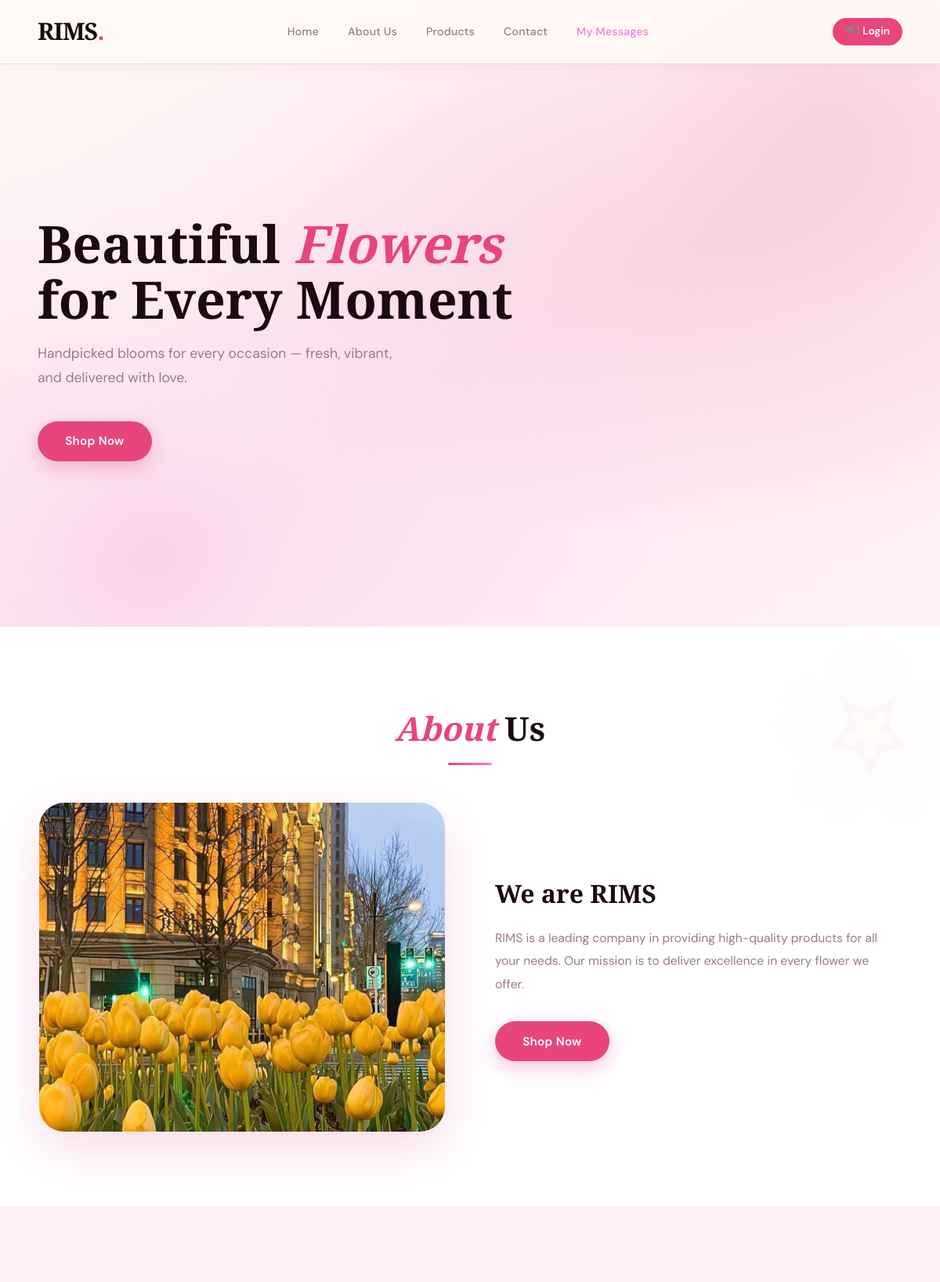
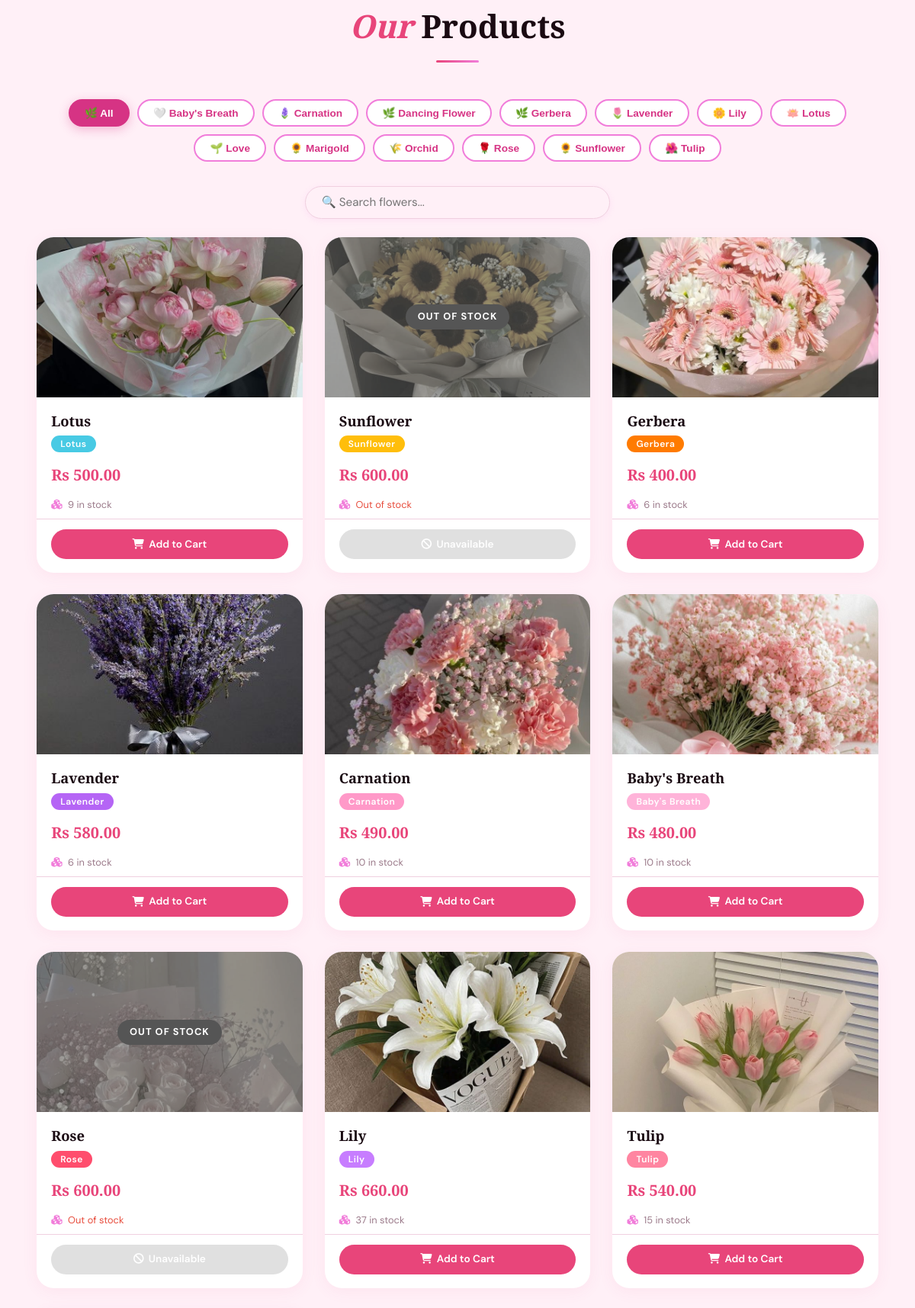
The page / (upper part) on the database its author committed (2 pictures, top to bottom).
### tables this page shows
CREATE TABLE `categories` (
  `id` int(11) NOT NULL,
  `name` varchar(100) NOT NULL,
  `created_at` timestamp NOT NULL DEFAULT current_timestamp(),
  `icon` varchar(10) DEFAULT '?'
);

CREATE TABLE `products` (
  `id` int(11) NOT NULL,
  `name` varchar(100) NOT NULL,
  `price` decimal(10,2) NOT NULL,
  `quantity` int(11) NOT NULL,
  `image` varchar(255) DEFAULT NULL,
  `category_id` int(11) DEFAULT NULL
);

### index.php (the view, shortened to what this page needs)
<?php
include 'db.php';
$isLoggedIn = isset($_SESSION['isClientLoggedIn']) && $_SESSION['isClientLoggedIn'] === true;
$query = "SELECT p.*, c.name as category_name, c.icon as category_icon FROM products p LEFT JOIN categories c ON c.id = p.category_id WHERE 1";
$stmt = $conn->prepare($query);
$stmt->execute();
$result = $stmt->get_result();
$allProducts = $result->fetch_all(MYSQLI_ASSOC);
$categories = $conn->query("SELECT name, icon FROM categories ORDER BY name ASC")->fetch_all(MYSQLI_ASSOC);
?>
<!DOCTYPE html>
<html lang="en">
<head>
  <link rel="stylesheet" href="https://cdnjs.cloudflare.com/ajax/libs/font-awesome/6.5.0/css/all.min.css">
  <link rel="stylesheet" href="css/homepage.css">
</head>
<body>
<header>
  <a href="#" class="logo">RIMS<span>.</span></a>
  <nav class="navbar">
    <a href="#home">Home</a>
    <a href="#about">About Us</a>
    <a href="#products">Products</a>
    <a href="#contact">Contact</a>
    <a href="my_messages.php" style="color:#f17dda;">My Messages</a>
  </nav>
  <div class="icons">
    <?php if($isLoggedIn): ?>
      <a href="orders.php" title="My Orders" style="color:var(--muted); font-size:1.1rem;"><i class="fas fa-history"></i></a>
      <a href="purchase.php" title="Cart" style="color:var(--muted); font-size:1.1rem;"><i class="fas fa-shopping-cart"></i></a>
      <a href="logout.php" title="Logout" style="
        background:var(--pink);
        color:#fff;
        padding:0.4rem 1rem;
        border-radius:20px;
        font-size:0.85rem;
        font-weight:600;
        text-decoration:none;
        transition: background 0.2s;
      " onmouseover="this.style.background='var(--rose)'" onmouseout="this.style.background='var(--pink)'">
        <i class="fas fa-sign-out-alt" style="margin-right:0.3rem;"></i>Logout
      </a>
    <?php else: ?>
      <a href="login.php" title="Login" style="
        background:var(--pink);
        color:#fff;
        padding:0.4rem 1rem;
        border-radius:20px;
        font-size:0.85rem;
        font-weight:600;
        text-decoration:none;
        transition: background 0.2s;
      " onmouseover="this.style.background='var(--rose)'" onmouseout="this.style.background='var(--pink)'">
        <i class="fas fa-sign-in-alt" style="margin-right:0.3rem;"></i>Login
      </a>
    <?php endif; ?>
  </div>
</header>
<section class="home" id="home">
  <div class="content">
    <h3>Beautiful <em>Flowers</em><br>for Every Moment</h3>
    <span>Handpicked blooms for every occasion — fresh, vibrant, and delivered with love.</span>
    <a href="#products" class="btn">Shop Now</a>
  </div>
</section>
<section class="about" id="about">
  <h1 class="heading"><span>About</span> Us</h1>
  <div class="row">
    <div class="image">
      <img src="images/About (2).jpg" alt="">
    </div>
    <div class="content">
      <h3>We are RIMS</h3>
      <p>RIMS is a leading company in providing high-quality products for all your needs. Our mission is to deliver excellence in every flower we offer.</p>
      <a href="#products" class="btn">Shop Now</a>
    </div>
  </div>
</section>
<section class="products" id="products">
  <h1 class="heading"><span>Our</span> Products</h1>
  <div class="category-filters" id="categoryFilters">
    <button class="cat-btn active" onclick="filterByCategory('all', this)">
      🌿 All
    </button>
    <?php foreach ($categories as $cat): ?>
    <button class="cat-btn" onclick="filterByCategory(this.dataset.cat, this)" data-cat="<?= htmlspecialchars($cat['name'], ENT_QUOTES) ?>">
      <?= !empty($cat['icon']) ? $cat['icon'] : '🌿' ?> <?= htmlspecialchars($cat['name']) ?>
    </button>
    <?php endforeach; ?>
  </div>
  <div style="text-align:center; margin: 1rem 0 1.5rem;">
    <input
      type="text"
      id="searchInput"
      placeholder="🔍 Search flowers..."
      oninput="applyFilters()"
      style="
        width: min(400px, 90%);
        padding: 0.65rem 1.3rem;
        border: 1.5px solid #f0d0e0;
        border-radius: 25px;
        font-size: 0.95rem;
        outline: none;
        font-family: inherit;
        color: #333;
        box-shadow: 0 2px 8px rgba(241,125,218,0.12);
      "
    >
  </div>
  <div class="box-container" id="productGrid">
  <?php foreach ($allProducts as $row): ?>
  <?php include "./product.php"; ?>
  <?php endforeach; ?>
  </div>
</section>
</body>
</html>

### product.php (shortened to what this page needs)
<?php
$categoryColors = [
    "Rose"      => "#ff4d6d",
    "Lily"      => "#c77dff",
    "Tulip"     => "#ff85a1",
    "Orchid"    => "#9d4edd",
    "Sunflower" => "#ffbe0b",
    "Lavender"  => "#b565f5",
    "Gerbera"   => "#ff7b00",
    "Carnation" => "#ff99c8",
    "Lotus"     => "#48cae4",
    "Baby"      => "#adb5bd",
];
$catName     = $row['category_name'] ?? $row['category'] ?? 'Unknown';
$badgeColor  = $categoryColors[$catName] ?? "#ffb3d9";
$outOfStock  = ($row['quantity'] <= 0);
?>
<div class="box" data-category="<?= htmlspecialchars($catName) ?>">
    <div style="position:relative; overflow:hidden;">
        <img src="uploads/<?= htmlspecialchars($row['image']) ?>"
             alt="<?= htmlspecialchars($row['name']) ?>"
             style="<?= $outOfStock ? 'filter:grayscale(60%) opacity(0.7);' : '' ?>">
        <?php if($outOfStock): ?>
        <span style="
            position:absolute; top:0; left:0; right:0; bottom:0;
            background:rgba(0,0,0,0.35);
            display:flex; align-items:center; justify-content:center;
        ">
            <span style="
                background:#555; color:#fff;
                font-size:0.8rem; font-weight:700;
                padding:6px 16px; border-radius:20px;
                letter-spacing:0.08em; text-transform:uppercase;
            ">Out of Stock</span>
        </span>
        <?php endif; ?>
    </div>
    <h3><?= htmlspecialchars($row['name']) ?></h3>
    <p style="padding: 0.2rem 1.2rem 0.4rem;">
        <span style="
            background: <?= $badgeColor ?>;
            color: white;
            padding: 3px 12px;
            border-radius: 20px;
            font-size: 0.75rem;
            font-weight: 600;
            letter-spacing: 0.04em;
        "><?= htmlspecialchars($row['category_name'] ?? '') ?></span>
    </p>
    <div class="price">Rs <?= number_format($row['price'], 2) ?></div>
    <p style="padding: 0 1.2rem 0.5rem; font-size:0.8rem; color:#9b7a8a;">
        <i class="fas fa-cubes" style="margin-right:4px; color:#f17dda;"></i>
        <?= $outOfStock ? '<span style="color:#e74c3c;">Out of stock</span>' : $row['quantity'] . ' in stock' ?>
    </p>
    <div class="icons">
        <?php if($outOfStock): ?>
        <a href="#" class="cart-btn" style="
            background:#ccc; cursor:not-allowed; pointer-events:none; opacity:0.6;
        ">
            <i class="fas fa-ban"></i> Unavailable
        </a>
        <?php else: ?>
        <a href="#" class="cart-btn"
           data-name="<?= htmlspecialchars($row['name']) ?>"
           data-price="<?= $row['price'] ?>"
           data-image="<?= htmlspecialchars($row['image']) ?>"
           data-stock="<?= intval($row['quantity']) ?>">
            <i class="fas fa-shopping-cart"></i> Add to Cart
        </a>
        <?php endif; ?>
    </div>
</div>

### index.php (style rules this page uses)
.category-filters { display: flex; flex-wrap: wrap; justify-content: center; gap: 10px; margin-bottom: 2rem; padding: 0 1rem; }
.cat-btn { padding: 0.5rem 1.2rem; border: 2px solid #f17dda; border-radius: 30px; background: white; color: #d63384; font-family: 'Poppins', sans-serif; font-size: 0.85rem; font-weight: 600; cursor: pointer; transition: all 0.25s; white-space: nowrap; }
.cat-btn.active { background: #d63384; color: white; border-color: #d63384; box-shadow: 0 4px 14px rgba(214,51,132,0.3); }

### rows shown on the page
categories: icon "🤍", name "Baby's Breath"
categories: icon "🪻", name "Carnation"
categories: icon "🌿", name "Dancing Flower"
categories: icon "🌿", name "Gerbera"
categories: icon "🌷", name "Lavender"
categories: icon "🌼", name "Lily"
categories: icon "🪷", name "Lotus"
categories: icon "🌱", name "Love"
categories: icon "🌻", name "Marigold"
categories: icon "🌾", name "Orchid"
categories: icon "🌹", name "Rose"
categories: icon "🌻", name "Sunflower"
categories: icon "🌺", name "Tulip"
products: image (picture), name "Lotus", category.name "Lotus", price "500.00", quantity "9"
products: quantity "OUT OF STOCK", name "Sunflower", category.name "Sunflower", price "600.00"
products: image (picture), name "Gerbera", category.name "Gerbera", price "400.00", quantity "6"
products: image (picture), name "Lavender", category.name "Lavender", price "580.00", quantity "6"
products: image (picture), name "Carnation", category.name "Carnation", price "490.00", quantity "10"
products: image (picture), name "Baby's Breath", category.name "Baby's Breath", price "480.00", quantity "10"
products: quantity "OUT OF STOCK", name "Rose", category.name "Rose", price "600.00"
products: image (picture), name "Lily", category.name "Lily", price "660.00", quantity "37"
products: image (picture), name "Tulip", category.name "Tulip", price "540.00", quantity "15"
